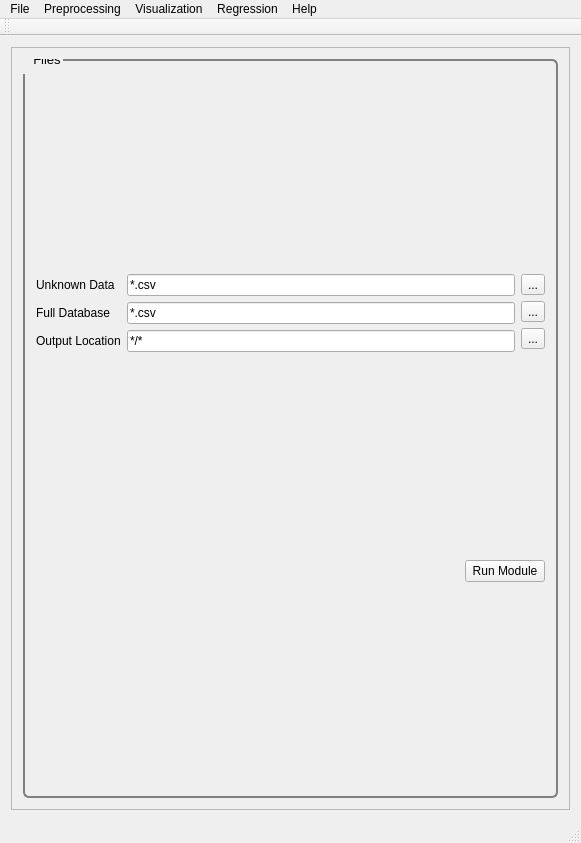
<?xml version="1.0" encoding="UTF-8"?>
<ui version="4.0">
 <class>MainWindow</class>
 <widget class="QMainWindow" name="MainWindow">
  <property name="geometry">
   <rect>
    <x>0</x>
    <y>0</y>
    <width>581</width>
    <height>843</height>
   </rect>
  </property>
  <property name="windowTitle">
   <string>PYSAT</string>
  </property>
  <widget class="QWidget" name="centralWidget">
   <layout class="QVBoxLayout" name="verticalLayout_9">
    <item>
     <widget class="QScrollArea" name="scrollArea">
      <property name="widgetResizable">
       <bool>true</bool>
      </property>
      <widget class="QWidget" name="scrollAreaWidgetContents_2">
       <property name="geometry">
        <rect>
         <x>0</x>
         <y>0</y>
         <width>561</width>
         <height>770</height>
        </rect>
       </property>
       <property name="font">
        <font>
         <pointsize>8</pointsize>
        </font>
       </property>
       <property name="styleSheet">
        <string notr="true">QGroupBox {
  border: 2px solid gray;
  border-radius: 6px;
  margin-top: 0.5em;
}

QGroupBox::title {

  padding-top: -14px;
  padding-left: 8px;
}
</string>
       </property>
       <layout class="QVBoxLayout" name="verticalLayout_8">
        <item>
         <widget class="QGroupBox" name="Files">
          <property name="font">
           <font>
            <pointsize>10</pointsize>
           </font>
          </property>
          <property name="title">
           <string>Files</string>
          </property>
          <layout class="QVBoxLayout" name="verticalLayout_4">
           <item>
            <layout class="QHBoxLayout" name="horizontalLayout_2">
             <item>
              <layout class="QVBoxLayout" name="verticalLayout_3">
               <item>
                <widget class="QLabel" name="label">
                 <property name="text">
                  <string>Unknown Data</string>
                 </property>
                </widget>
               </item>
               <item>
                <widget class="QLabel" name="label_2">
                 <property name="text">
                  <string>Full Database</string>
                 </property>
                </widget>
               </item>
               <item>
                <widget class="QLabel" name="label_4">
                 <property name="text">
                  <string>Output Location</string>
                 </property>
                </widget>
               </item>
              </layout>
             </item>
             <item>
              <layout class="QVBoxLayout" name="verticalLayout">
               <item>
                <widget class="QLineEdit" name="lineEdit_2">
                 <property name="text">
                  <string extracomment="Make this change whenever a new file is selected">*.csv</string>
                 </property>
                 <property name="readOnly">
                  <bool>true</bool>
                 </property>
                </widget>
               </item>
               <item>
                <widget class="QLineEdit" name="lineEdit_3">
                 <property name="text">
                  <string extracomment="Make this change whenever a new file is selected">*.csv</string>
                 </property>
                 <property name="readOnly">
                  <bool>true</bool>
                 </property>
                </widget>
               </item>
               <item>
                <widget class="QLineEdit" name="lineEdit_4">
                 <property name="text">
                  <string extracomment="Make this change whenever a new folder is selected">*/*</string>
                 </property>
                 <property name="readOnly">
                  <bool>true</bool>
                 </property>
                </widget>
               </item>
              </layout>
             </item>
             <item>
              <layout class="QVBoxLayout" name="verticalLayout_2">
               <item>
                <widget class="QToolButton" name="unknownDataButton">
                 <property name="text">
                  <string>...</string>
                 </property>
                </widget>
               </item>
               <item>
                <widget class="QToolButton" name="fullDataBaseButton">
                 <property name="text">
                  <string>...</string>
                 </property>
                </widget>
               </item>
               <item>
                <widget class="QToolButton" name="outPutLocationButton">
                 <property name="text">
                  <string>...</string>
                 </property>
                </widget>
               </item>
              </layout>
             </item>
            </layout>
           </item>
           <item>
            <layout class="QHBoxLayout" name="horizontalLayout">
             <item>
              <spacer name="horizontalSpacer">
               <property name="orientation">
                <enum>Qt::Horizontal</enum>
               </property>
               <property name="sizeHint" stdset="0">
                <size>
                 <width>40</width>
                 <height>20</height>
                </size>
               </property>
              </spacer>
             </item>
             <item>
              <widget class="QPushButton" name="run_module">
               <property name="text">
                <string>Run Module</string>
               </property>
              </widget>
             </item>
            </layout>
           </item>
          </layout>
         </widget>
        </item>
       </layout>
      </widget>
     </widget>
    </item>
   </layout>
  </widget>
  <widget class="QMenuBar" name="menuBar">
   <property name="geometry">
    <rect>
     <x>0</x>
     <y>0</y>
     <width>581</width>
     <height>21</height>
    </rect>
   </property>
   <widget class="QMenu" name="menuFile">
    <property name="title">
     <string>File</string>
    </property>
    <addaction name="actionLoad_Refence_Data"/>
    <addaction name="actionLoad_Unknown_Data"/>
    <addaction name="separator"/>
    <addaction name="actionSave_Current_Plots"/>
    <addaction name="actionSave_Current_Data"/>
    <addaction name="separator"/>
    <addaction name="actionCreate_New_Workflow"/>
    <addaction name="actionSave_Current_Workflow"/>
    <addaction name="separator"/>
    <addaction name="actionExit"/>
   </widget>
   <widget class="QMenu" name="menuPreprocessing">
    <property name="title">
     <string>Preprocessing</string>
    </property>
    <widget class="QMenu" name="menuBaseline_Removal">
     <property name="title">
      <string>Baseline Removal</string>
     </property>
     <addaction name="actionALS"/>
     <addaction name="actionDietrich"/>
     <addaction name="actionPolyFit"/>
     <addaction name="actionAirPLS"/>
     <addaction name="actionFABC"/>
     <addaction name="actionKK"/>
     <addaction name="actionMario"/>
     <addaction name="actionMedian"/>
     <addaction name="actionRubberband"/>
     <addaction name="actionUndecimated_Wavelet"/>
    </widget>
    <widget class="QMenu" name="menuCalibration_Transfer">
     <property name="title">
      <string>Calibration Transfer</string>
     </property>
     <addaction name="actionRatio"/>
     <addaction name="actionTommy_s_Methgod"/>
     <addaction name="actionPiecewise_Direct_Standardization"/>
     <addaction name="actionOthers_3"/>
    </widget>
    <addaction name="actionNormalization"/>
    <addaction name="actionNoise_Reduction"/>
    <addaction name="actionApply_Mask"/>
    <addaction name="actionInterpolate"/>
    <addaction name="actionInstrument_Response"/>
    <addaction name="menuCalibration_Transfer"/>
    <addaction name="menuBaseline_Removal"/>
   </widget>
   <widget class="QMenu" name="menuVisualization">
    <property name="title">
     <string>Visualization</string>
    </property>
    <widget class="QMenu" name="menuClustering">
     <property name="title">
      <string>Clustering</string>
     </property>
     <addaction name="actionK_Means"/>
     <addaction name="actionHierarchical"/>
     <addaction name="actionOthers"/>
     <addaction name="actionOthers_2"/>
    </widget>
    <addaction name="actionPCA"/>
    <addaction name="actionICA"/>
    <addaction name="menuClustering"/>
   </widget>
   <widget class="QMenu" name="menuRegression">
    <property name="title">
     <string>Regression</string>
    </property>
    <addaction name="actionPLS"/>
    <addaction name="actionSM_PLS"/>
    <addaction name="actionICA_Regression"/>
    <addaction name="actionGaussian_Process"/>
    <addaction name="actionMLP"/>
    <addaction name="actionSVM"/>
    <addaction name="actionOthers_4"/>
    <addaction name="actionOthers_5"/>
   </widget>
   <widget class="QMenu" name="menuHelp">
    <property name="title">
     <string>Help</string>
    </property>
    <addaction name="actionIndex"/>
    <addaction name="actionContent_2"/>
    <addaction name="separator"/>
    <addaction name="actionAbout"/>
    <addaction name="actionAbout_QtCreator"/>
   </widget>
   <addaction name="menuFile"/>
   <addaction name="menuPreprocessing"/>
   <addaction name="menuVisualization"/>
   <addaction name="menuRegression"/>
   <addaction name="menuHelp"/>
  </widget>
  <widget class="QToolBar" name="mainToolBar">
   <attribute name="toolBarArea">
    <enum>TopToolBarArea</enum>
   </attribute>
   <attribute name="toolBarBreak">
    <bool>false</bool>
   </attribute>
  </widget>
  <widget class="QStatusBar" name="statusBar"/>
  <action name="actionLoad_Refence_Data">
   <property name="text">
    <string>Load Refence Data</string>
   </property>
  </action>
  <action name="actionLoad_Unknown_Data">
   <property name="text">
    <string>Load Unknown Data</string>
   </property>
  </action>
  <action name="actionSave_Current_Workflow">
   <property name="text">
    <string>Save Current Workflow</string>
   </property>
  </action>
  <action name="actionSave_Current_Plots">
   <property name="text">
    <string>Save Current Plots</string>
   </property>
  </action>
  <action name="actionSave_Current_Data">
   <property name="text">
    <string>Save Current Data</string>
   </property>
  </action>
  <action name="actionCreate_New_Workflow">
   <property name="text">
    <string>Create New Workflow</string>
   </property>
  </action>
  <action name="actionNoise_Reduction">
   <property name="text">
    <string>Noise Reduction</string>
   </property>
  </action>
  <action name="actionApply_Mask">
   <property name="text">
    <string>Apply Mask</string>
   </property>
  </action>
  <action name="actionInterpolate">
   <property name="text">
    <string>Interpolate</string>
   </property>
  </action>
  <action name="actionInstrument_Response">
   <property name="text">
    <string>Instrument Response</string>
   </property>
  </action>
  <action name="actionALS">
   <property name="text">
    <string>ALS</string>
   </property>
  </action>
  <action name="actionDietrich">
   <property name="text">
    <string>Dietrich</string>
   </property>
  </action>
  <action name="actionPolyFit">
   <property name="text">
    <string>PolyFit</string>
   </property>
  </action>
  <action name="actionAirPLS">
   <property name="text">
    <string>AirPLS</string>
   </property>
  </action>
  <action name="actionFABC">
   <property name="text">
    <string>FABC</string>
   </property>
  </action>
  <action name="actionKK">
   <property name="text">
    <string>KK</string>
   </property>
  </action>
  <action name="actionMario">
   <property name="text">
    <string>Mario</string>
   </property>
  </action>
  <action name="actionMedian">
   <property name="text">
    <string>Median</string>
   </property>
  </action>
  <action name="actionRubberband">
   <property name="text">
    <string>Rubberband</string>
   </property>
  </action>
  <action name="actionUndecimated_Wavelet">
   <property name="text">
    <string>Undecimated Wavelet</string>
   </property>
  </action>
  <action name="actionRatio">
   <property name="text">
    <string>Ratio</string>
   </property>
  </action>
  <action name="actionTommy_s_Methgod">
   <property name="text">
    <string>Tommy's Method</string>
   </property>
  </action>
  <action name="actionPiecewise_Direct_Standardization">
   <property name="text">
    <string>Piecewise Direct Standardization</string>
   </property>
  </action>
  <action name="actionPCA">
   <property name="text">
    <string>PCA</string>
   </property>
  </action>
  <action name="actionICA">
   <property name="text">
    <string>ICA</string>
   </property>
  </action>
  <action name="actionK_Means">
   <property name="text">
    <string>K-Means</string>
   </property>
  </action>
  <action name="actionHierarchical">
   <property name="text">
    <string>Hierarchical</string>
   </property>
  </action>
  <action name="actionOthers">
   <property name="text">
    <string>Others...</string>
   </property>
  </action>
  <action name="actionOthers_2">
   <property name="text">
    <string>Others...</string>
   </property>
  </action>
  <action name="actionOthers_3">
   <property name="text">
    <string>Others...</string>
   </property>
  </action>
  <action name="actionPLS">
   <property name="text">
    <string>PLS</string>
   </property>
  </action>
  <action name="actionSM_PLS">
   <property name="text">
    <string>SM-PLS</string>
   </property>
  </action>
  <action name="actionICA_Regression">
   <property name="text">
    <string>ICA Regression</string>
   </property>
  </action>
  <action name="actionGaussian_Process">
   <property name="text">
    <string>Gaussian Process</string>
   </property>
  </action>
  <action name="actionMLP">
   <property name="text">
    <string>MLP</string>
   </property>
  </action>
  <action name="actionSVM">
   <property name="text">
    <string>SVM</string>
   </property>
  </action>
  <action name="actionOthers_4">
   <property name="text">
    <string>Others...</string>
   </property>
  </action>
  <action name="actionOthers_5">
   <property name="text">
    <string>Others...</string>
   </property>
  </action>
  <action name="actionIndex">
   <property name="text">
    <string>Index</string>
   </property>
  </action>
  <action name="actionContent_2">
   <property name="text">
    <string>Content</string>
   </property>
  </action>
  <action name="actionAbout">
   <property name="text">
    <string>About...</string>
   </property>
  </action>
  <action name="actionAbout_QtCreator">
   <property name="text">
    <string>About QtCreator...</string>
   </property>
  </action>
  <action name="actionExit">
   <property name="text">
    <string>Exit</string>
   </property>
  </action>
  <action name="actionNormalization">
   <property name="text">
    <string>Normalization</string>
   </property>
  </action>
 </widget>
 <layoutdefault spacing="6" margin="11"/>
 <resources/>
 <connections/>
</ui>
